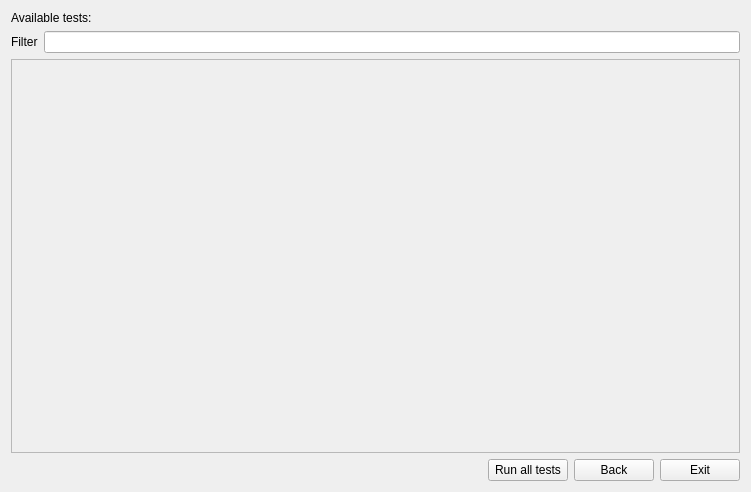
<?xml version="1.0" encoding="UTF-8"?>
<ui version="4.0">
 <class>RunTestsDialog</class>
 <widget class="QWidget" name="RunTestsDialog">
  <property name="windowModality">
   <enum>Qt::ApplicationModal</enum>
  </property>
  <property name="geometry">
   <rect>
    <x>0</x>
    <y>0</y>
    <width>751</width>
    <height>492</height>
   </rect>
  </property>
  <property name="windowTitle">
   <string>Проверки</string>
  </property>
  <layout class="QGridLayout" name="gridLayout">
   <item row="0" column="0" colspan="2">
    <widget class="QLabel" name="checkLabel">
     <property name="sizePolicy">
      <sizepolicy hsizetype="Preferred" vsizetype="Fixed">
       <horstretch>0</horstretch>
       <verstretch>0</verstretch>
      </sizepolicy>
     </property>
     <property name="text">
      <string>Available tests:</string>
     </property>
    </widget>
   </item>
   <item row="1" column="0">
    <widget class="QLabel" name="label">
     <property name="text">
      <string>Filter</string>
     </property>
    </widget>
   </item>
   <item row="1" column="1">
    <widget class="QLineEdit" name="checkfilter">
     <property name="sizePolicy">
      <sizepolicy hsizetype="MinimumExpanding" vsizetype="Fixed">
       <horstretch>0</horstretch>
       <verstretch>0</verstretch>
      </sizepolicy>
     </property>
    </widget>
   </item>
   <item row="2" column="0" colspan="2">
    <widget class="QStackedWidget" name="stackedWidget">
     <property name="sizePolicy">
      <sizepolicy hsizetype="Minimum" vsizetype="MinimumExpanding">
       <horstretch>0</horstretch>
       <verstretch>0</verstretch>
      </sizepolicy>
     </property>
     <widget class="QWidget" name="commonPage">
      <property name="sizePolicy">
       <sizepolicy hsizetype="Expanding" vsizetype="Expanding">
        <horstretch>0</horstretch>
        <verstretch>0</verstretch>
       </sizepolicy>
      </property>
      <layout class="QGridLayout" name="gridLayout_2">
       <property name="leftMargin">
        <number>0</number>
       </property>
       <property name="topMargin">
        <number>0</number>
       </property>
       <property name="rightMargin">
        <number>0</number>
       </property>
       <property name="bottomMargin">
        <number>0</number>
       </property>
       <item row="0" column="0">
        <widget class="QScrollArea" name="summaryScrollArea">
         <property name="sizePolicy">
          <sizepolicy hsizetype="Expanding" vsizetype="Expanding">
           <horstretch>0</horstretch>
           <verstretch>0</verstretch>
          </sizepolicy>
         </property>
         <property name="widgetResizable">
          <bool>true</bool>
         </property>
         <widget class="QWidget" name="summaryScrollAreaWidgetContents">
          <property name="geometry">
           <rect>
            <x>0</x>
            <y>0</y>
            <width>731</width>
            <height>385</height>
           </rect>
          </property>
         </widget>
        </widget>
       </item>
      </layout>
     </widget>
     <widget class="QWidget" name="detailsPage">
      <property name="sizePolicy">
       <sizepolicy hsizetype="Expanding" vsizetype="Expanding">
        <horstretch>0</horstretch>
        <verstretch>0</verstretch>
       </sizepolicy>
      </property>
      <layout class="QGridLayout" name="gridLayout_3">
       <property name="leftMargin">
        <number>0</number>
       </property>
       <property name="topMargin">
        <number>0</number>
       </property>
       <property name="rightMargin">
        <number>0</number>
       </property>
       <property name="bottomMargin">
        <number>0</number>
       </property>
       <item row="0" column="0">
        <widget class="QScrollArea" name="detailsScrollArea">
         <property name="widgetResizable">
          <bool>true</bool>
         </property>
         <widget class="QWidget" name="detailsScrollAreaWidgetContents">
          <property name="geometry">
           <rect>
            <x>0</x>
            <y>0</y>
            <width>98</width>
            <height>28</height>
           </rect>
          </property>
         </widget>
        </widget>
       </item>
      </layout>
     </widget>
    </widget>
   </item>
   <item row="3" column="0" colspan="2">
    <layout class="QHBoxLayout" name="horizontalLayout">
     <item>
      <spacer name="horizontalSpacer">
       <property name="orientation">
        <enum>Qt::Horizontal</enum>
       </property>
       <property name="sizeHint" stdset="0">
        <size>
         <width>402</width>
         <height>20</height>
        </size>
       </property>
      </spacer>
     </item>
     <item>
      <widget class="QPushButton" name="testPushButton">
       <property name="text">
        <string>Run all tests</string>
       </property>
      </widget>
     </item>
     <item>
      <widget class="QPushButton" name="backPushButton">
       <property name="text">
        <string>Back</string>
       </property>
      </widget>
     </item>
     <item>
      <widget class="QPushButton" name="exitPushButton">
       <property name="text">
        <string>Exit</string>
       </property>
      </widget>
     </item>
    </layout>
   </item>
  </layout>
 </widget>
 <resources/>
 <connections/>
</ui>
